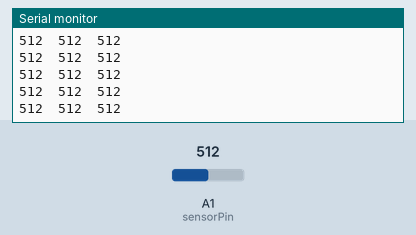
Simulated run of this sketch. Board: Arduino Uno, built with avr-gcc and run on an emulated ATmega328P. Shown: the last lines printed to the serial monitor. The test bench sets the inputs (shaded band); at power-on: A1 (sensorPin) = 512.

Above: at 1.2 s.
1.3 s: A1 (sensorPin) set to 716
At 1.31 s:
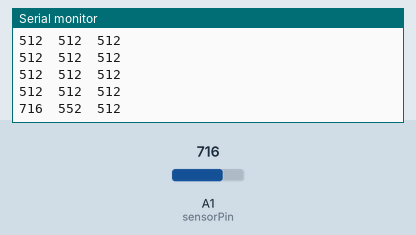
2.8 s: A1 (sensorPin) set to 900
At 2.82 s:
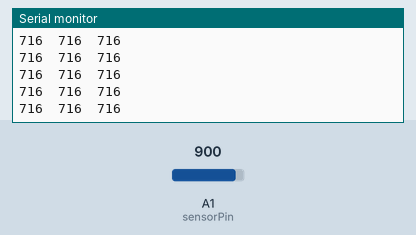
Timing chart, 0 to 5.8 s (numbered marks = the images above; inputs shaded):
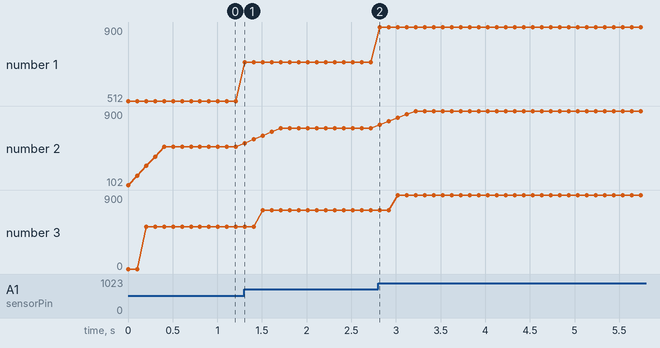

Measured:
- after the input at 1.3 s, the serial monitor: prints a new line at once (image 1)
- plotted number 1: 512 → 716 after the input at 1.3 s, 716 → 900 after the input at 2.8 s
- plotted number 2: 512 → 716 after the input at 1.3 s, 716 → 900 after the input at 2.8 s
- plotted number 3: 512 → 716 after the input at 1.3 s, 716 → 900 after the input at 2.8 s

The sketch:

Filter.ino
```cpp
// 출처 - http://www.insightbook.co.kr/87479
// 예제 23-1 아두이노

// 버퍼의 길이
const int BUFFER_LENGTH = 5;

// 버퍼 중앙의 인덱스
const int INDEX_OF_MIDDLE = BUFFER_LENGTH / 2;

// 버퍼
int buffer[BUFFER_LENGTH];

// 버퍼에 데이터를 써넣는 인덱스
int index = 0;

// 센서에 연결한 아날로그 핀의 번호
const int sensorPin = A1;

void setup() {
  // 결과를 출력하기 위한 시리얼을 시작
  Serial.begin(9600);
}

void loop() {
  // 센서의 값을 읽어 들인다
  int raw = analogRead(sensorPin);

  // 읽어 들인 값을 버퍼에 써 넣는다
  buffer[index] = raw;

  // 다음 버퍼에서 써 넣을 위치를 새로 고침
  // 버퍼의 맨 마지막까지 오면 되풀이한다
  index = (index + 1) % BUFFER_LENGTH;

  // Mean 필터와 Median 필터로 각각을 스무딩 처리
  int smoothedByMeanFilter = smoothByMeanFilter();
  int smoothedByMedianFilter = smoothByMedianFilter();

  // 결과를 시리얼로 출력
  Serial.print(raw);
  Serial.print("\t");
  Serial.print(smoothedByMeanFilter);
  Serial.print("\t");
  Serial.print(smoothedByMedianFilter);
  Serial.println();

  // 다음의 루프 시작까지 100ms 대기
  delay(100);
}

// Mean 필터로 스무딩 처리
int smoothByMeanFilter() {
  // 버퍼의 값의 합계를 집계하기 위한 변수
  long sum = 0;

  // 버퍼의 값의 합계를 구함
  for (int i = 0; i < BUFFER_LENGTH; i++) {
    sum += buffer[i];
  }

  // 평균을 필터의 출력 결과로 돌려준다
  return (int)(sum / BUFFER_LENGTH);
}

// Median 필터로 스무딩 처리
int smoothByMedianFilter() {
  // 정렬에 사용하는 버퍼
  static int sortBuffer[BUFFER_LENGTH];

  // 정렬에 사용하는 버퍼에 데이터를 복사
  for (int i = 0; i < BUFFER_LENGTH; i++) {
    sortBuffer[i] = buffer[i];
  }

  // 퀵소트 정렬 방밥으로 순서를 바꾼다
  // 인수는 버퍼, 요소의 수, 요소의 크기, 비교용 메서드
  qsort(sortBuffer, BUFFER_LENGTH, sizeof(int), comparisonFunction);

  // 정렬 결과의 중앙값을 출력 결과로 돌려준다
  return sortBuffer[INDEX_OF_MIDDLE];
}

// 퀵소트로 사용하는 비교용 메서드
int comparisonFunction(const void *a, const void *b) {
  // void형을 int형으로 캐스트
  int _a = *(int *)a;
  int _b = *(int *)b;

  if (_a < _b) {
    // a＜b 이면 -1을 돌려준다
    return -1;
  } else if (_a > _b) {
    // a＞b 이면 1을 돌려준다
    return 1;
  } else {
    // 둘 다 아니라면(즉 a = b) 0을 돌려준다
    return 0;
  }
}
```
